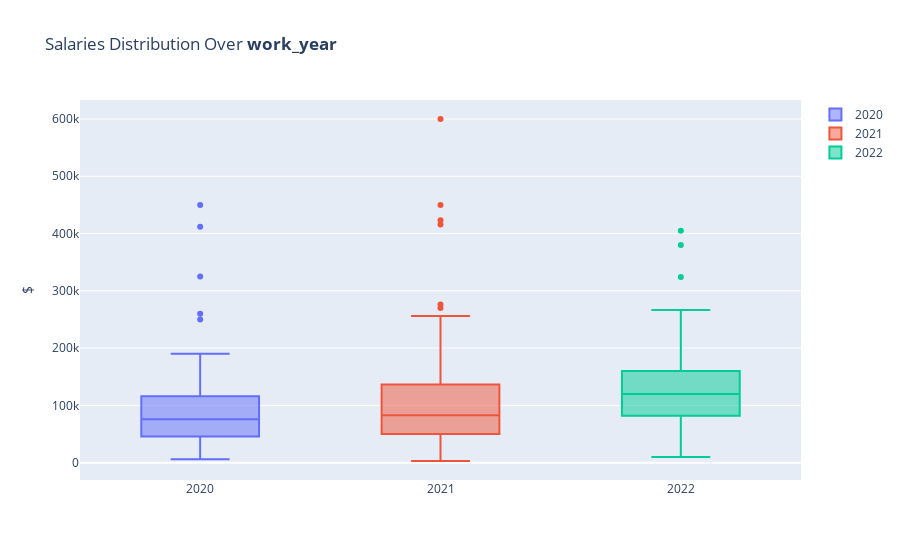

The notebook cell saved with this chart:
### Markdown cell above
## 3.1 Salary Analysis<a class="anchor" id="SalaryAnalysis"></a>

### Code cell
for col in ["work_year", "experience_level", "employment_type", "company_size", "remote_ratio"]:
    fig = go.Figure()


    for value in df[col].unique():
        fig.add_trace(go.Box(y=df.loc[(df[col]==value), "salary_in_usd"], name=str(value), boxpoints="outliers"))

    fig.update_layout(title=f"Salaries Distribution Over <b>{col}</b>", yaxis_title="$")

    fig.show()

### Figure 1 — Plotly figure (JSON) as saved in the notebook; plotly's stock layout.template omitted (floating-point values rounded to 4 significant figures; data arrays with more than 128 entries replaced by an {"elided": "..."} marker saying what was removed)
{"data": [{"boxpoints": "outliers", "name": "2020", "type": "box", "y": [79833, 260000, 109024, 20000, 150000, 72000, 190000, 35735, 135000, 125000, 51321, 40481, 39916, 87000, 85000, 8000, 41689, 114047, 5707, 56000, 43331, 6072, 47899, 98000, 115000, 325000, 42000, 33511, 100000, 117104, 59303, 70000, 68428, 450000, 46759, 74130, 103000, 250000, 10000, 138000, 45760, 79833, 50180, 106000, 112872, 15966, 76958, 188000, 105000, 70139, 6072, 91000, 45896, 54742, 60000, 148261, 38776, 118000, 120000, 138350, 110000, 130800, 21669, 412000, 45618, 62726, 49268, 190200, 105000, 91237, 62726, 42197]}, {"boxpoints": "outliers", "name": "2021", "type": "box", "y": {"elided": "217 int values"}}, {"boxpoints": "outliers", "name": "2022", "type": "box", "y": {"elided": "318 int values"}}], "layout": {"title": {"text": "Salaries Distribution Over <b>work_year</b>"}, "yaxis": {"title": {"text": "$"}}}}
